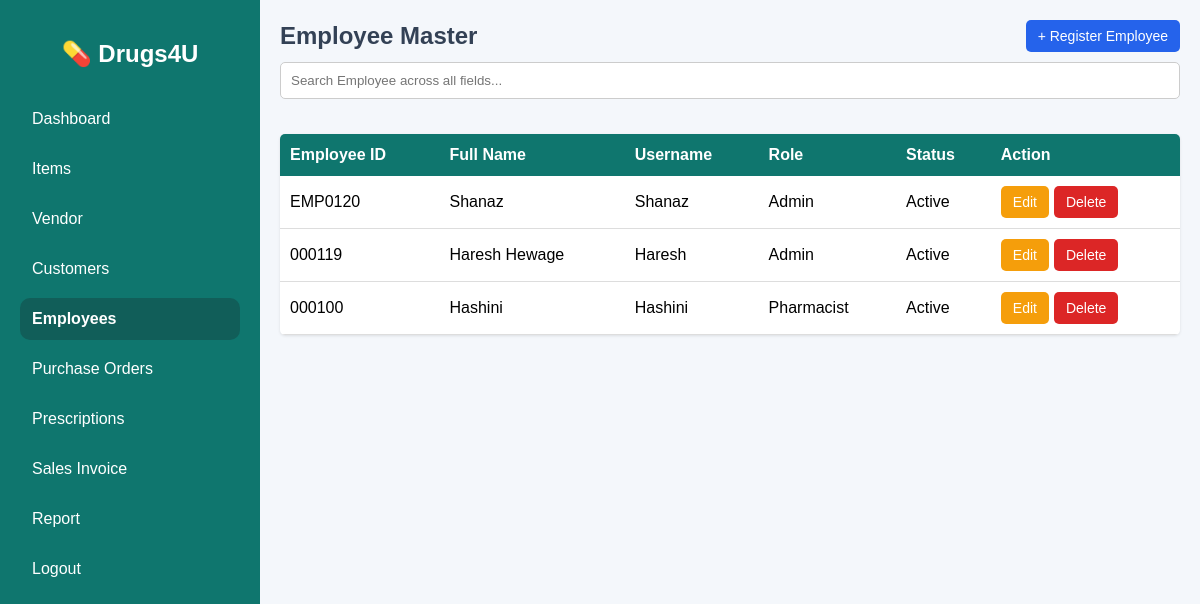
Screenshot of /employee_reg.php (signed in) with the database file from the repository.
### tables this page shows
CREATE TABLE `users` (
  `user_id` int(11) NOT NULL,
  `emp_id` varchar(20) NOT NULL,
  `full_name` varchar(100) NOT NULL,
  `username` varchar(50) NOT NULL,
  `password` varchar(255) NOT NULL,
  `user_role` enum('Admin','Pharmacist','Cashier','Manager') NOT NULL,
  `status` enum('Active','Inactive') DEFAULT 'Active',
  `created_date` timestamp NOT NULL DEFAULT current_timestamp()
);

### employee_reg.php (the view, shortened to what this page needs)
<?php
include 'connection.php';
function runQuery($conn, $sql){
    $result = mysqli_query($conn, $sql);
    return $result;
}
$search = isset($_GET['search']) ? mysqli_real_escape_string($conn, $_GET['search']) : "";
$query_str = "SELECT * FROM users";
$query_str .= " ORDER BY emp_id DESC";
$employees = runQuery($conn, $query_str);
?>
<!DOCTYPE html>
<html lang="en">
<head>
</head>
<body>
<div class="wrapper">
    <div class="sidebar">
        <h2>💊 Drugs4U</h2>
        <a href="dashboard.php">Dashboard</a>
        <a href="item.php">Items</a>
        <a href="vendor.php">Vendor</a>
        <a href="customer_list.php">Customers</a>
        <a href="employee_reg.php" class="active">Employees</a>
        <a href="purchase_order.php">Purchase Orders</a>
        <a href="prescription_list.php">Prescriptions</a>
        <a href="sales_invoice.php">Sales Invoice</a>
        <a href="report.php">Report</a>
        <a href="logout.php">Logout</a>
    </div>
    <div class="main-content">
        <div class="top-bar">
            <h2>Employee Master</h2>
            <div class="action-buttons">
                <button class="po-btn" onclick="openEmployeePopup()">+ Register Employee</button>
            </div>
        </div>
        <div class="filter-bar">
            <form method="GET" id="searchForm" style="width: 100%;">
                <input type="text" name="search" id="searchBox" placeholder="Search Employee across all fields..." value="<?php echo htmlspecialchars($search); ?>">
            </form>
        </div>
        <div class="container">
            <div class="table-responsive">
                <table id="employeeTable">
                    <tr>
                        <th>Employee ID</th>
                        <th>Full Name</th>
                        <th>Username</th>
                        <th>Role</th>
                        <th>Status</th>
                        <th>Action</th>
                    </tr>
                    <?php while($row = mysqli_fetch_assoc($employees)){ ?>
                    <tr>
                        <td><?= htmlspecialchars($row['emp_id']) ?></td>
                        <td><?= htmlspecialchars($row['full_name']) ?></td>
                        <td><?= htmlspecialchars($row['username']) ?></td>
                        <td><?= htmlspecialchars($row['user_role']) ?></td>
                        <td><?= htmlspecialchars($row['status']) ?></td>
                        <td>
                            <div class="action-cell">
                                <a href="?edit=<?= urlencode($row['emp_id']) ?>"><button class="edit-btn">Edit</button></a>
                                <a href="?delete=<?= urlencode($row['emp_id']) ?>" onclick="return confirm('Delete employee permanently?')"><button class="del-btn">Delete</button></a>
                            </div>
                        </td>
                    </tr>
                    <?php } ?>
                </table>
            </div>
        </div>
    </div>
</div>
</body>
</html>

### employee_reg.php (style rules this page uses)
body { font-family: Arial, sans-serif; background: #f4f7fb; margin: 0; }
.sidebar a.active { background: #115e59; font-weight: bold; }
.wrapper { display: flex; flex-direction: row; }
.sidebar { width: 260px; background: #0f766e; color: #fff; height: 100vh; position: fixed; padding: 20px; box-sizing: border-box; overflow-y: auto; z-index: 100; }
.sidebar h2 { text-align: center; margin-bottom: 30px; }
.sidebar a { display: block; color: #fff; text-decoration: none; padding: 12px; margin-bottom: 8px; border-radius: 10px; }
.main-content { margin-left: 260px; width: calc(100% - 260px); box-sizing: border-box; }
.container { padding: 20px; }
.top-bar { padding: 20px 20px 5px 20px; display: flex; flex-wrap: wrap; justify-content: space-between; align-items: center; gap: 15px; }
.top-bar h2 { margin: 0; color: #334155; }
.action-buttons { display: flex; gap: 10px; }
.filter-bar { padding: 5px 20px 15px 20px; display: flex; flex-wrap: wrap; gap: 8px; }
#searchBox { width: 100%; padding: 10px; border-radius: 5px; border: 1px solid #ccc; box-sizing: border-box; }
button, .btn-link { padding: 8px 12px; border: none; border-radius: 5px; cursor: pointer; font-size: 14px; text-decoration: none; display: inline-block; }
.po-btn { background:#2563eb; color:#fff; }
.edit-btn { background:#f59e0b; color:#fff; }
.del-btn { background:#dc2626; color:#fff; }
.table-responsive { width: 100%; overflow-x: auto; background: #fff; border-radius: 5px; box-shadow: 0 1px 3px rgba(0,0,0,0.1); margin-bottom: 20px; }
table { width: 100%; border-collapse: collapse; min-width: 600px; }
th { background: #0f766e; color: #fff; padding: 12px 10px; text-align: left; }
td { padding: 10px; border-bottom: 1px solid #ddd; }
input, select, textarea { width: 100%; padding: 8px; box-sizing: border-box; border: 1px solid #ccc; border-radius: 4px; }
.action-cell { display: flex; gap: 5px; flex-wrap: wrap; }

### rows the page displays
users: emp "EMP0120", full_name "Shanaz", username "Shanaz", user_role "Admin", status "Active"
users: emp "000119", full_name "Haresh Hewage", username "Haresh", user_role "Admin", status "Active"
users: emp "000100", full_name "Hashini", username "Hashini", user_role "Pharmacist", status "Active"
